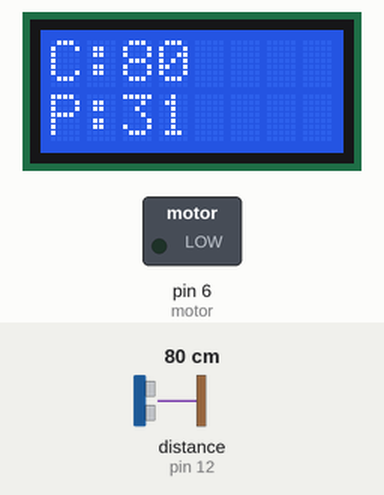
Simulated run of this sketch. Board: Arduino Uno, built with avr-gcc and run on an emulated ATmega328P. Parts: 8×2 character LCD, switched loads named in the sketch (green lamp = pin HIGH). The test bench sets the inputs (shaded band); at power-on: distance to the obstacle (sensor on pin 12) 80 cm. The echo pulse lasts 58.3 µs per cm; what the sketch prints to the serial monitor is not drawn.

Above: at 1.2 s.
1.3 s: distance to the obstacle (sensor on pin 12) set to 2 cm
At 2.7 s:
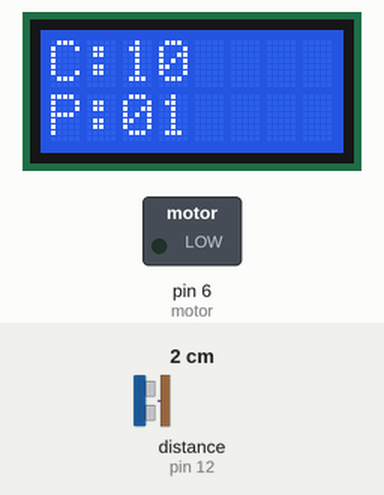
3.0 s: distance to the obstacle (sensor on pin 12) set to 4 cm
At 4.2 s:
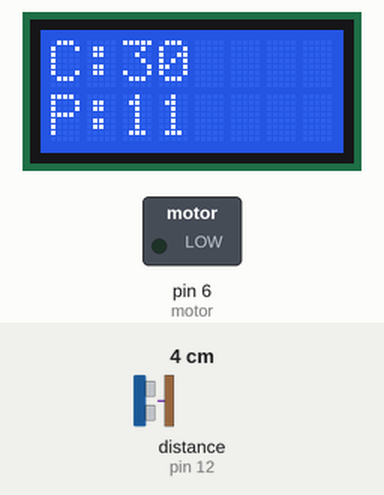
4.5 s: distance to the obstacle (sensor on pin 12) set to 18 cm
At 5.8 s:
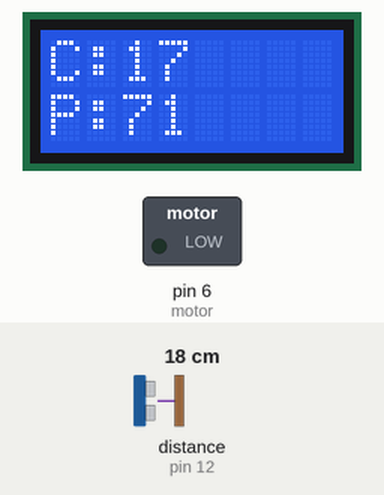
6.1 s: distance to the obstacle (sensor on pin 12) set to 120 cm
At 6.4 s:
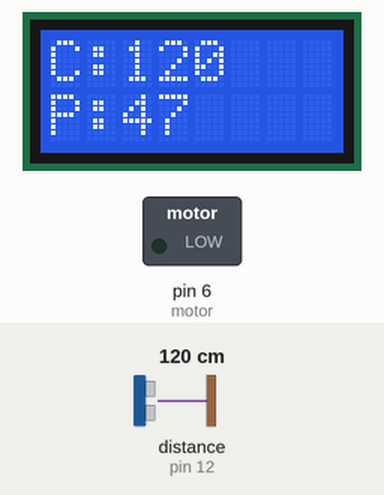
Timing chart, 0 to 8.6 s (numbered marks = the images above; inputs shaded):
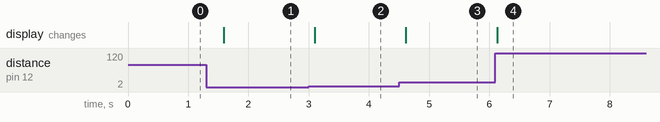

The sketch:

LCD_COM_SENSOR_DE_DISTANCIA.ino
```cpp
//Programa : Medidor de distancia com HC‐SR04
//Autor : Arduino e Cia
#include <Ultrasonic.h> //Carrega a biblioteca Ultrasonic
#include <LiquidCrystal.h> //Carrega a biblioteca LCD
//Define o pino do Arduino a ser utilizado com o pino Trigger do sensor
#define PINO_TRIGGER 13
//Define o pino do Arduino a ser utilizado com o pino Echo do sensor
#define PINO_ECHO 12
//definir pino 9 para o botão
#define botao 9
#define motor 6

#define TEMPO_ATUALIZACAO 300

#define maximo  50
//Inicializa o sensor ultrasonico
Ultrasonic ultrasonic(PINO_TRIGGER, PINO_ECHO);
//Define os pinos que serão ligados ao LCD
LiquidCrystal lcd(12, 11, 5, 4, 3, 2);
void setup()
{
Serial.begin(9600); //Inicializa a serial
lcd.begin(8,2); //Inicializa LCD
lcd.clear(); //Limpa o LCD
pinMode(botao,INPUT_PULLUP);//CONFIGURA O BOTÃO COMO ENTRADA
pinMode(motor,OUTPUT);//CONFIGURA SAIDA PARA O MOTOR
analogWrite(motor,0000);
}
void loop()
{
//DECLARANDO VARIAVEIS
int cmMsec, inMsec;
int TEMP = 800,CONT = 0, med = 0,med1 = 0;
int medida[maximo];//vetor
boolean valid = true;

//Le os dados do sensor, com o tempo de retorno do sinal
long microsec = ultrasonic.timing();
//Calcula a distancia em centimetros
cmMsec = ultrasonic.convert(microsec, Ultrasonic::CM);
//Calcula a distancia em polegadas
inMsec = ultrasonic.convert(microsec, Ultrasonic::IN);
//Apresenta os dados, em centimetros, no LCD e na Serial

//PROGRAMA ORIGINAL
lcd.setCursor(0,0);
lcd.print("C:");
lcd.print(" ");
lcd.setCursor(2,0);
lcd.print(cmMsec);
Serial.print("C:");
Serial.print(cmMsec);
//Apresenta os dados, em polegadas, no LCD e na Serial
lcd.setCursor(0,1);
lcd.print("P:");
lcd.print(" ");
lcd.setCursor(2,1);
lcd.print(inMsec);
Serial.print(", P:");
Serial.println(inMsec);
delay(500);
}

//PROGRAMA ALBERTO JUNIOR

/*
//-------------- PROGRAMA LCD MENSAGEM INICIAR ------------------//

int inicio = 0, tamanho = 0;
boolean alterar = false;
String nome = "PRESSIONE O BOTAO PARA INICIAR O SISTEMA";
while (digitalRead(botao) != LOW)
{
 lcd.clear();//limpa o display LCD
 if (tamanho < 8)
 { lcd.setCursor(8 - tamanho, 0);// posiciona o cursor na coordenada especificada
 lcd.print(nome.substring(inicio, tamanho));//mostra no LCD
 lcd.setCursor(8 - tamanho, 1);// posiciona o cursor na coordenada especificada
 lcd.print(nome.substring(inicio, tamanho));//mostra no LCD
 tamanho++;
 }
 else
 { if (!alterar)
 { alterar = !alterar;
 tamanho = 8;
 lcd.setCursor(0, 0);
 }
 lcd.setCursor(0, 0);
 lcd.print(nome.substring(inicio, inicio + tamanho));
 lcd.setCursor(0, 1);
 lcd.print(nome.substring(inicio, inicio + tamanho));
 inicio++;
 }
 if (inicio > nome.length())
 { inicio = 0;
 tamanho = 1;
 alterar = !alterar;
 }

 delay(TEMPO_ATUALIZACAO);
}

//-------------- PROGRAMA LCD MENSAGEM INICIAR ------------------//
analogWrite(motor,200);
lcd.clear();//limpa o display LCD
lcd.setCursor(0,0);
lcd.print("INICIAR");
delay(1900);
lcd.setCursor(0,1);
lcd.print("EM:");
delay(TEMP);
//lcd.clear();
lcd.setCursor(3,1);
lcd.print("5");
delay(TEMP);
//lcd.clear();
lcd.setCursor(4,1);
lcd.print("4");
delay(TEMP);
//lcd.clear();
lcd.setCursor(5,1);
lcd.print("3");
delay(TEMP);
//lcd.clear();
lcd.setCursor(6,1);
lcd.print("2");
delay(TEMP);
//lcd.clear();
lcd.setCursor(7,1);
lcd.print("1");
delay(TEMP);
lcd.clear();
analogWrite(motor,1023);
//digitalWrite(motor,HIGH);
delay(100);
//INICIAR COLETA DE MEDIDAS PARA O VETOR
for(int i = 0;i<maximo;i++)
{
//Le os dados do sensor, com o tempo de retorno do sinal
long microsec = ultrasonic.timing();
//Calcula a distancia em centimetros
cmMsec = ultrasonic.convert(microsec, Ultrasonic::CM);
lcd.clear();
lcd.setCursor(0,0);
lcd.print("MEDIDA");
lcd.print(i+1);
lcd.setCursor(0,1);
lcd.print("C:");
lcd.print(" ");
lcd.setCursor(2,1);
lcd.print(cmMsec);
Serial.print("C");
Serial.print(i+1);
Serial.print(": ");
Serial.print(cmMsec);
Serial.print("\n");
medida[i] = cmMsec;
delay(100);
}
//digitalWrite(motor,LOW);
analogWrite(motor,0000);
/*
//MOSTRAR MEDIDAS SALVAS NO VETOR
lcd.clear();
lcd.setCursor(0,0);
lcd.print("MOSTRAR");
delay(TEMP);
lcd.setCursor(0,1);
lcd.print("MEDIDA");
delay(TEMP);
lcd.clear();
for(int IND = 0;IND<maximo;IND++)
{
lcd.clear();
lcd.setCursor(0,0);
lcd.print("MEDIDA");
lcd.print(IND+1);
lcd.setCursor(0,1);
lcd.print(medida[IND]);
Serial.print("MEDIDA");
Serial.print(IND+1);
Serial.print(": ");
Serial.print(medida[IND]);
Serial.print("\n");
delay(1000);
}


for(int IND = 0;IND<maximo;IND++)
{
medida[med] = medida[IND+1];

  if(valid == true)  //---
  {
  Serial.print("1");
  Serial.print("\n");
   if(medida[IND] > medida[med])
   {
     Serial.print("2 ");
     Serial.print("\n");
    while (medida[IND] > medida[med] )
    {
    medida[med++];
    Serial.print("3 ");
    Serial.print("\n");
    }
    valid = false;
    CONT++;
    Serial.print("4 ");
    Serial.print("\n");
   }
  }

  if(valid == false)  //+++
  {
   if(medida[IND] < medida[med])
   {

    while (medida[IND] < medida[med] )
    {
    medida[med++];
    }
    valid = true;
    CONT++;
   }
  }


}

lcd.clear();
lcd.setCursor(0,0);
lcd.print("N MANGAS");
lcd.setCursor(0,1);
lcd.print(CONT);
Serial.print("N MANGAS:");
Serial.print(CONT);
Serial.print("\n");
delay(9000);

lcd.clear();
lcd.setCursor(0,0);
lcd.print("FIM");
delay(1500);
lcd.clear();

}
*/
```

Measured:
- after the input at 1.3 s, the display: changes after 0.29 s (image 1)
- after the input at 3.0 s, the display: changes after 0.10 s (image 2)
- after the input at 4.5 s, the display: changes after 0.11 s (image 3)
- after the input at 6.1 s, the display: changes at once (image 4)
